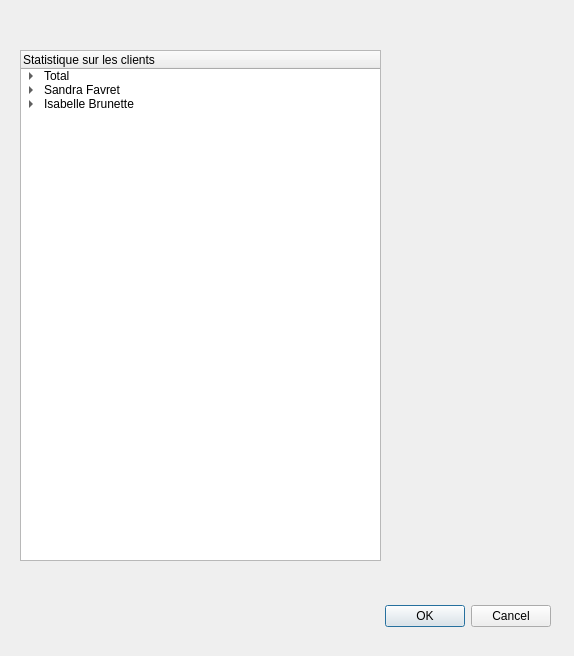
<?xml version="1.0" encoding="UTF-8"?>
<ui version="4.0">
 <class>Dialog</class>
 <widget class="QDialog" name="Dialog">
  <property name="geometry">
   <rect>
    <x>0</x>
    <y>0</y>
    <width>574</width>
    <height>656</height>
   </rect>
  </property>
  <property name="windowTitle">
   <string>Dialog</string>
  </property>
  <widget class="QDialogButtonBox" name="buttonBox">
   <property name="geometry">
    <rect>
     <x>210</x>
     <y>600</y>
     <width>341</width>
     <height>32</height>
    </rect>
   </property>
   <property name="orientation">
    <enum>Qt::Horizontal</enum>
   </property>
   <property name="standardButtons">
    <set>QDialogButtonBox::Cancel|QDialogButtonBox::Ok</set>
   </property>
  </widget>
  <widget class="QTreeWidget" name="treeWidget">
   <property name="geometry">
    <rect>
     <x>20</x>
     <y>50</y>
     <width>361</width>
     <height>511</height>
    </rect>
   </property>
   <property name="whatsThis">
    <string>&lt;html&gt;&lt;head/&gt;&lt;body&gt;&lt;p&gt;Allo&lt;/p&gt;&lt;p&gt;Bonjour&lt;/p&gt;&lt;/body&gt;&lt;/html&gt;</string>
   </property>
   <column>
    <property name="text">
     <string>Statistique sur les clients</string>
    </property>
   </column>
   <item>
    <property name="text">
     <string>Total </string>
    </property>
    <item>
     <property name="text">
      <string>Nb de factures: 30</string>
     </property>
    </item>
    <item>
     <property name="text">
      <string>Année du premier contrat: 2008</string>
     </property>
    </item>
    <item>
     <property name="text">
      <string>Année du dernier contrat: 2022</string>
     </property>
    </item>
    <item>
     <property name="text">
      <string>Montant total: 100000$</string>
     </property>
    </item>
   </item>
   <item>
    <property name="text">
     <string>Sandra Favret</string>
    </property>
    <item>
     <property name="text">
      <string>Nb de factures: 3</string>
     </property>
    </item>
    <item>
     <property name="text">
      <string>Année du premier contrat: 2012</string>
     </property>
    </item>
    <item>
     <property name="text">
      <string>Année du dernier contrat: 2022</string>
     </property>
    </item>
    <item>
     <property name="text">
      <string>Montant total: 20000$</string>
     </property>
    </item>
   </item>
   <item>
    <property name="text">
     <string>Isabelle Brunette</string>
    </property>
    <item>
     <property name="text">
      <string>Nb de factures: 2</string>
     </property>
    </item>
    <item>
     <property name="text">
      <string>Année du premier contrat: 2015</string>
     </property>
    </item>
    <item>
     <property name="text">
      <string>Année du dernier contrat: 2015</string>
     </property>
    </item>
    <item>
     <property name="text">
      <string>Montant total: 3000$</string>
     </property>
    </item>
   </item>
  </widget>
 </widget>
 <resources/>
 <connections>
  <connection>
   <sender>buttonBox</sender>
   <signal>accepted()</signal>
   <receiver>Dialog</receiver>
   <slot>accept()</slot>
   <hints>
    <hint type="sourcelabel">
     <x>248</x>
     <y>254</y>
    </hint>
    <hint type="destinationlabel">
     <x>157</x>
     <y>274</y>
    </hint>
   </hints>
  </connection>
  <connection>
   <sender>buttonBox</sender>
   <signal>rejected()</signal>
   <receiver>Dialog</receiver>
   <slot>reject()</slot>
   <hints>
    <hint type="sourcelabel">
     <x>316</x>
     <y>260</y>
    </hint>
    <hint type="destinationlabel">
     <x>286</x>
     <y>274</y>
    </hint>
   </hints>
  </connection>
 </connections>
</ui>
